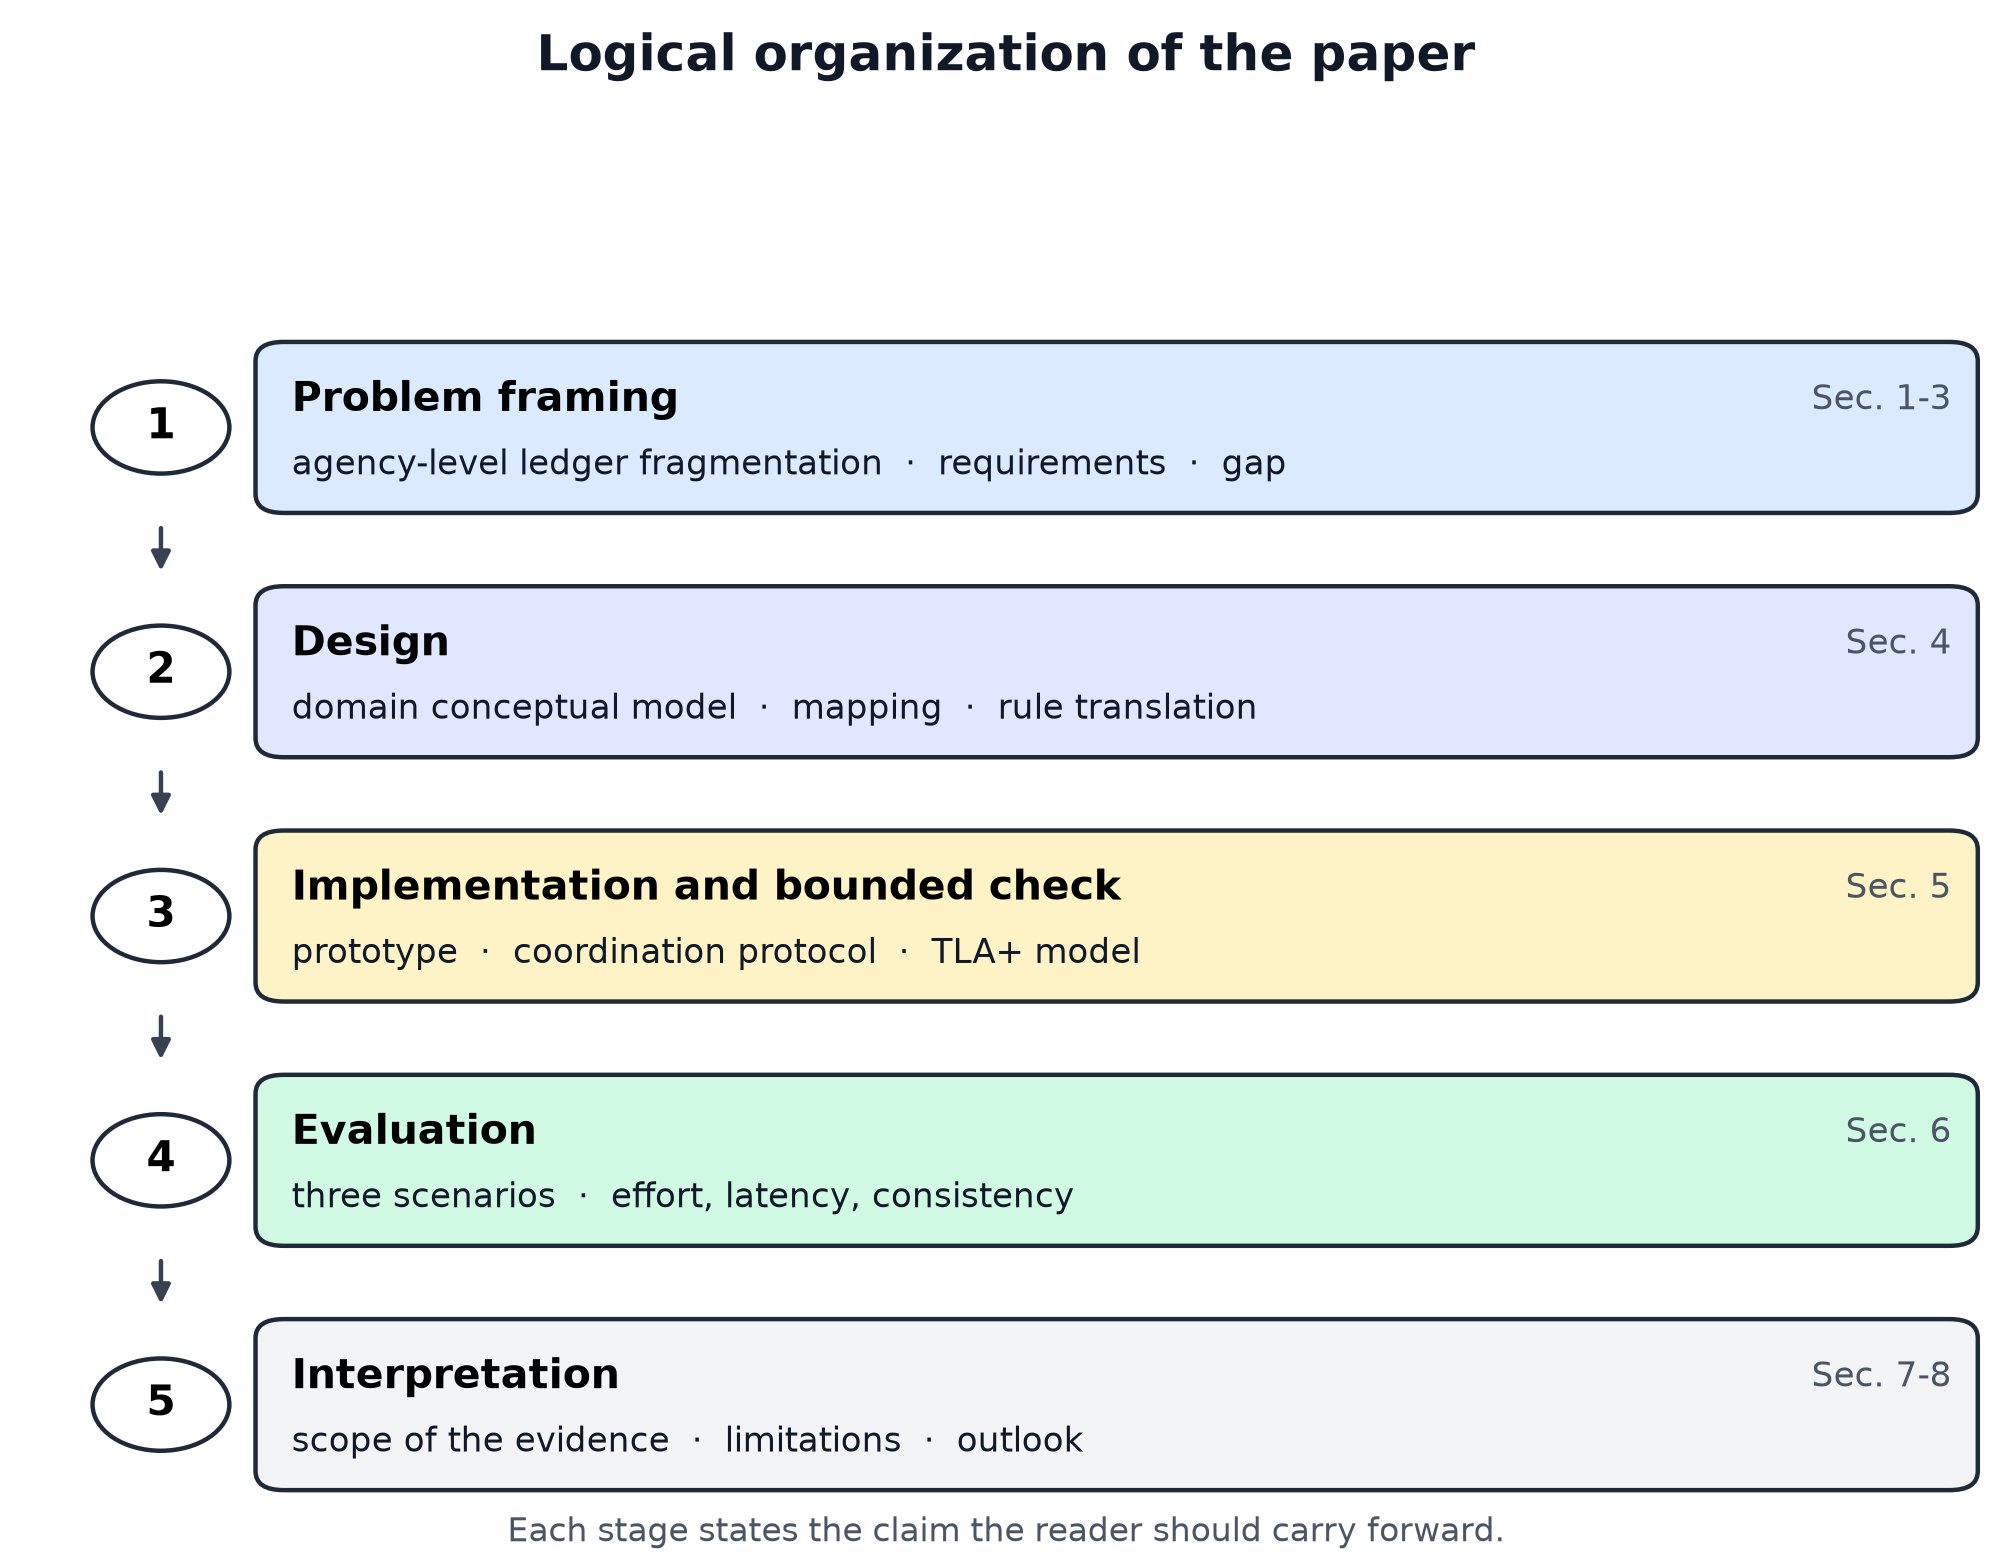

Python code for this plot:
#!/usr/bin/env python3
"""Figure 1. Logical organization of the paper, drawn at final print size.

The canvas is 5.03 x 3.90 in, i.e. the width of the
manuscript's text column, so the type is reproduced at the designed size.
"""

import matplotlib
matplotlib.use("Agg")
import matplotlib.pyplot as plt
from matplotlib.patches import FancyBboxPatch, FancyArrowPatch

plt.rcParams.update({
    "font.family": "DejaVu Sans",
    "font.size": 7,
    "pdf.fonttype": 42,
    "ps.fonttype": 42,
})

W, H = 5.03, 3.90
fig, ax = plt.subplots(figsize=(W, H))
fig.subplots_adjust(left=0, right=1, top=0.90, bottom=0.03)
ax.set_xlim(0, 100)
ax.set_ylim(0, 100)
ax.axis("off")

STAGES = [
    ("1", "Problem framing", "Sec. 1-3",
     "agency-level ledger fragmentation  \u00b7  requirements  \u00b7  gap"),
    ("2", "Design", "Sec. 4",
     "domain conceptual model  \u00b7  mapping  \u00b7  rule translation"),
    ("3", "Implementation and bounded check", "Sec. 5",
     "prototype  \u00b7  coordination protocol  \u00b7  TLA+ model"),
    ("4", "Evaluation", "Sec. 6",
     "three scenarios  \u00b7  effort, latency, consistency"),
    ("5", "Interpretation", "Sec. 7-8",
     "scope of the evidence  \u00b7  limitations  \u00b7  outlook"),
]

COLORS = ["#DBEAFE", "#E0E7FF", "#FEF3C7", "#D1FAE5", "#F3F4F6"]
top, height, gap = 86.0, 12.0, 6.0

for i, ((num, title, sec, detail), color) in enumerate(zip(STAGES, COLORS)):
    y = top - i * (height + gap)
    ax.add_patch(FancyBboxPatch((13, y - height), 85, height,
                                boxstyle="round,pad=0.3,rounding_size=1.4",
                                facecolor=color, edgecolor="#1F2937", linewidth=0.8))
    ax.add_patch(plt.Circle((8.0, y - height / 2), 3.4, facecolor="white",
                            edgecolor="#1F2937", linewidth=0.8, zorder=3))
    ax.text(8.0, y - height / 2, num, ha="center", va="center",
            fontsize=7.5, fontweight="bold", zorder=4)
    ax.text(14.5, y - 4.0, title, fontsize=7.4, fontweight="bold", va="center")
    ax.text(97.0, y - 4.0, sec, fontsize=6.2, color="#4B5563",
            ha="right", va="center")
    ax.text(14.5, y - 8.8, detail, fontsize=6.1, color="#111827", va="center")
    if i < len(STAGES) - 1:
        ax.add_patch(FancyArrowPatch((8.0, y - height - 0.6),
                                     (8.0, y - height - gap + 0.6),
                                     arrowstyle="-|>", mutation_scale=7,
                                     linewidth=0.8, color="#374151"))

fig.text(0.5, 0.955, "Logical organization of the paper", ha="center",
         fontsize=9, fontweight="bold", color="#111827")
fig.text(0.5, 0.012,
         "Each stage states the claim the reader should carry forward.",
         ha="center", fontsize=6.0, color="#4B5563")

plt.savefig("fig1_logical_structure.png", dpi=400)
plt.savefig("fig1_logical_structure.pdf")
print("saved fig1_logical_structure.png")
